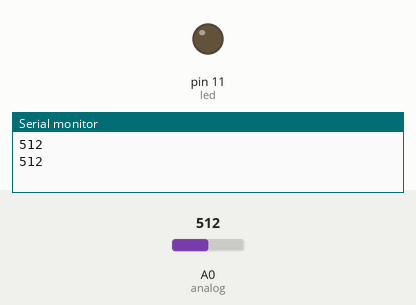
Bench run of a sketch on a simulated Arduino Uno, built with avr-gcc and run on an emulated ATmega328P. Shown: output pins drawn as LEDs (lit = HIGH), the last lines printed to the serial monitor. The test bench sets the inputs (shaded band); at power-on: A0 (analog) = 512.

Above: at 1.8 s.
1.9 s: A0 (analog) set to 40
At 3.2 s:
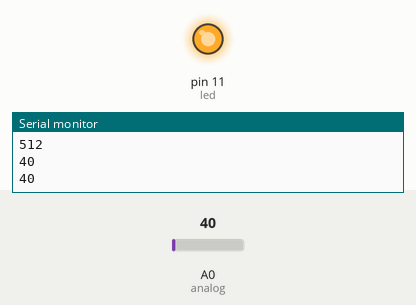
3.5 s: A0 (analog) set to 60
At 4.8 s:
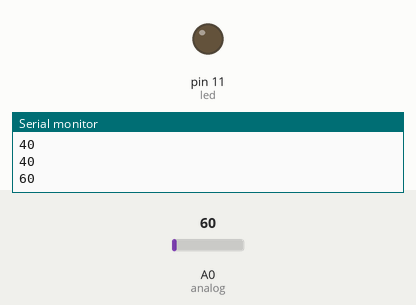
5.5 s: A0 (analog) set to 0
At 6.4 s:
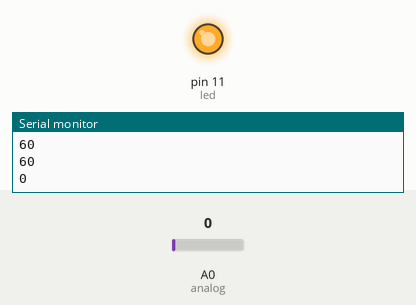
7.5 s: A0 (analog) set to 122
At 9.1 s:
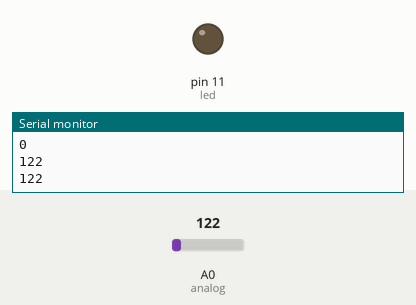
Timing chart, 0 to 10.5 s (numbered marks = the images above; inputs shaded):
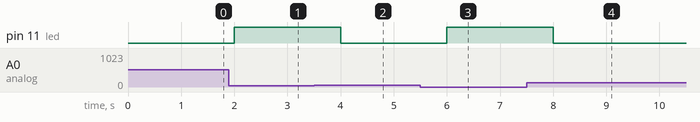

The sketch:

rvsLDR.ino
```cpp
int led=11;
int threshold=50;
int analog=A0;
void setup() {
  // put your setup code here, to run once:
pinMode(led,OUTPUT);
pinMode(analog,INPUT);
Serial.begin(9600);
}

void loop() {
  // put your main code here, to run repeatedly:
  int sv=analogRead(analog);
  analogWrite(led,sv);
  Serial.println(sv);
  //delay(30);
  if(sv<threshold){
    digitalWrite(led,HIGH);

  }
  else
  digitalWrite(led,LOW);
  delay(1000);
}
```

Measured:
- after the input at 1.9 s, pin 11 (led): LOW → HIGH after 0.10 s
- after the input at 3.5 s, pin 11 (led): HIGH → LOW after 0.50 s
- after the input at 5.5 s, pin 11 (led): LOW → HIGH after 0.50 s
- after the input at 7.5 s, pin 11 (led): HIGH → LOW after 0.50 s
